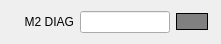
  <widget class="QWidget" name="layoutWidget_6">
   <property name="geometry">
    <rect>
     <x>1030</x>
     <y>120</y>
     <width>221</width>
     <height>26</height>
    </rect>
   </property>
   <layout class="QHBoxLayout" name="horizontalLayout_11">
    <item>
     <widget class="QLabel" name="m2diag_label">
      <property name="text">
       <string>M2 DIAG</string>
      </property>
      <property name="alignment">
       <set>Qt::AlignRight|Qt::AlignTrailing|Qt::AlignVCenter</set>
      </property>
     </widget>
    </item>
    <item>
     <widget class="QLineEdit" name="m2diag_readvalue">
      <property name="maximumSize">
       <size>
        <width>90</width>
        <height>16777215</height>
       </size>
      </property>
      <property name="text">
       <string/>
      </property>
     </widget>
    </item>
    <item>
     <widget class="QRadioButton" name="m2diag_indicator">
      <property name="maximumSize">
       <size>
        <width>34</width>
        <height>16777215</height>
       </size>
      </property>
      <property name="styleSheet">
       <string notr="true">QRadioButton::indicator:checked {
    background-color:       red;
    border:                 1px solid white;
}

QRadioButton::indicator:unchecked {
    background-color:       grey;
    border:                 1px solid black;
}
QRadioButton::indicator{

width: 30px;
height: 15px;
}
</string>
      </property>
      <property name="text">
       <string/>
      </property>
      <property name="checked">
       <bool>false</bool>
      </property>
      <property name="autoExclusive">
       <bool>false</bool>
      </property>
     </widget>
    </item>
   </layout>
  </widget>
